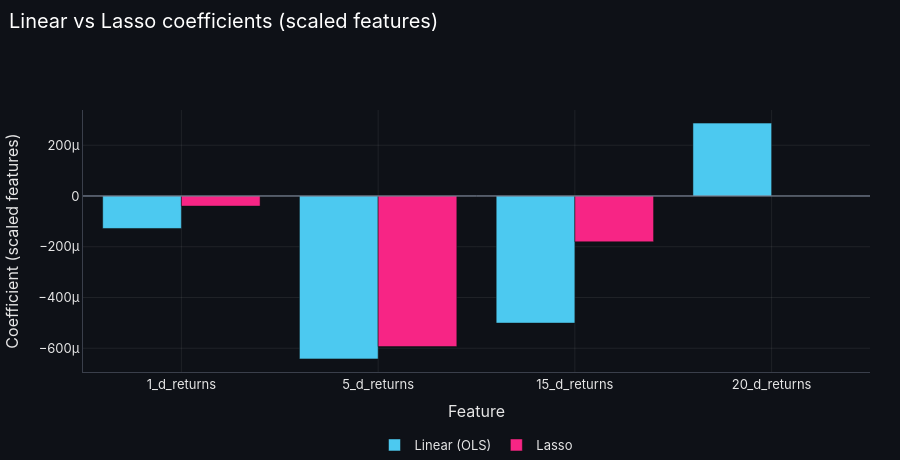

This figure's notebook cell:
### Code cell
# Lasso: OLS plus an L1 penalty that shrinks weak coefficients to exactly zero, with alpha chosen
# on date-ordered folds. Then compare the OLS and Lasso coefficients side by side.
if USE_LASSO_CV:
    lasso_model = LassoCV(alphas=ALPHA_GRID, cv=cv_folds, n_jobs=-1).fit(x_train_scaled, y_ret_train)
    print(f'CV-selected alpha: {lasso_model.alpha_:.2e}')
else:
    lasso_model = Lasso(alpha=FIXED_ALPHA).fit(x_train_scaled, y_ret_train)

coefficients = pd.DataFrame({'Linear (OLS)': ols_model.params[FEATURES],
                             'Lasso': pd.Series(lasso_model.coef_, index=FEATURES)})
print(coefficients.assign(lasso_selected=coefficients['Lasso'] != 0))
func_lib.coefficient_comparison_figure(coefficients, 'Linear vs Lasso coefficients (scaled features)').show()

### Figure 1 — Plotly figure (JSON) as saved in the notebook; plotly's stock layout.template omitted (floating-point values rounded to 4 significant figures)
{"data": [{"hovertemplate": "%{x}<br>%{y:.3e}<extra></extra>", "marker": {"color": "#4CC9F0"}, "name": "Linear (OLS)", "type": "bar", "x": ["1_d_returns", "5_d_returns", "15_d_returns", "20_d_returns"], "y": [-0.000128, -0.000642, -0.0005009, 0.0002872]}, {"hovertemplate": "%{x}<br>%{y:.3e}<extra></extra>", "marker": {"color": "#F72585"}, "name": "Lasso", "type": "bar", "x": ["1_d_returns", "5_d_returns", "15_d_returns", "20_d_returns"], "y": [-3.984e-05, -0.0005934, -0.0001805, -0.0]}], "layout": {"barmode": "group", "height": 460, "hovermode": "closest", "shapes": [{"line": {"color": "#8d99ae", "width": 1}, "type": "line", "x0": 0, "x1": 1, "xref": "x domain", "y0": 0, "y1": 0, "yref": "y"}], "title": {"text": "Linear vs Lasso coefficients (scaled features)"}, "xaxis": {"title": {"text": "Feature"}}, "yaxis": {"title": {"text": "Coefficient (scaled features)"}}}}
